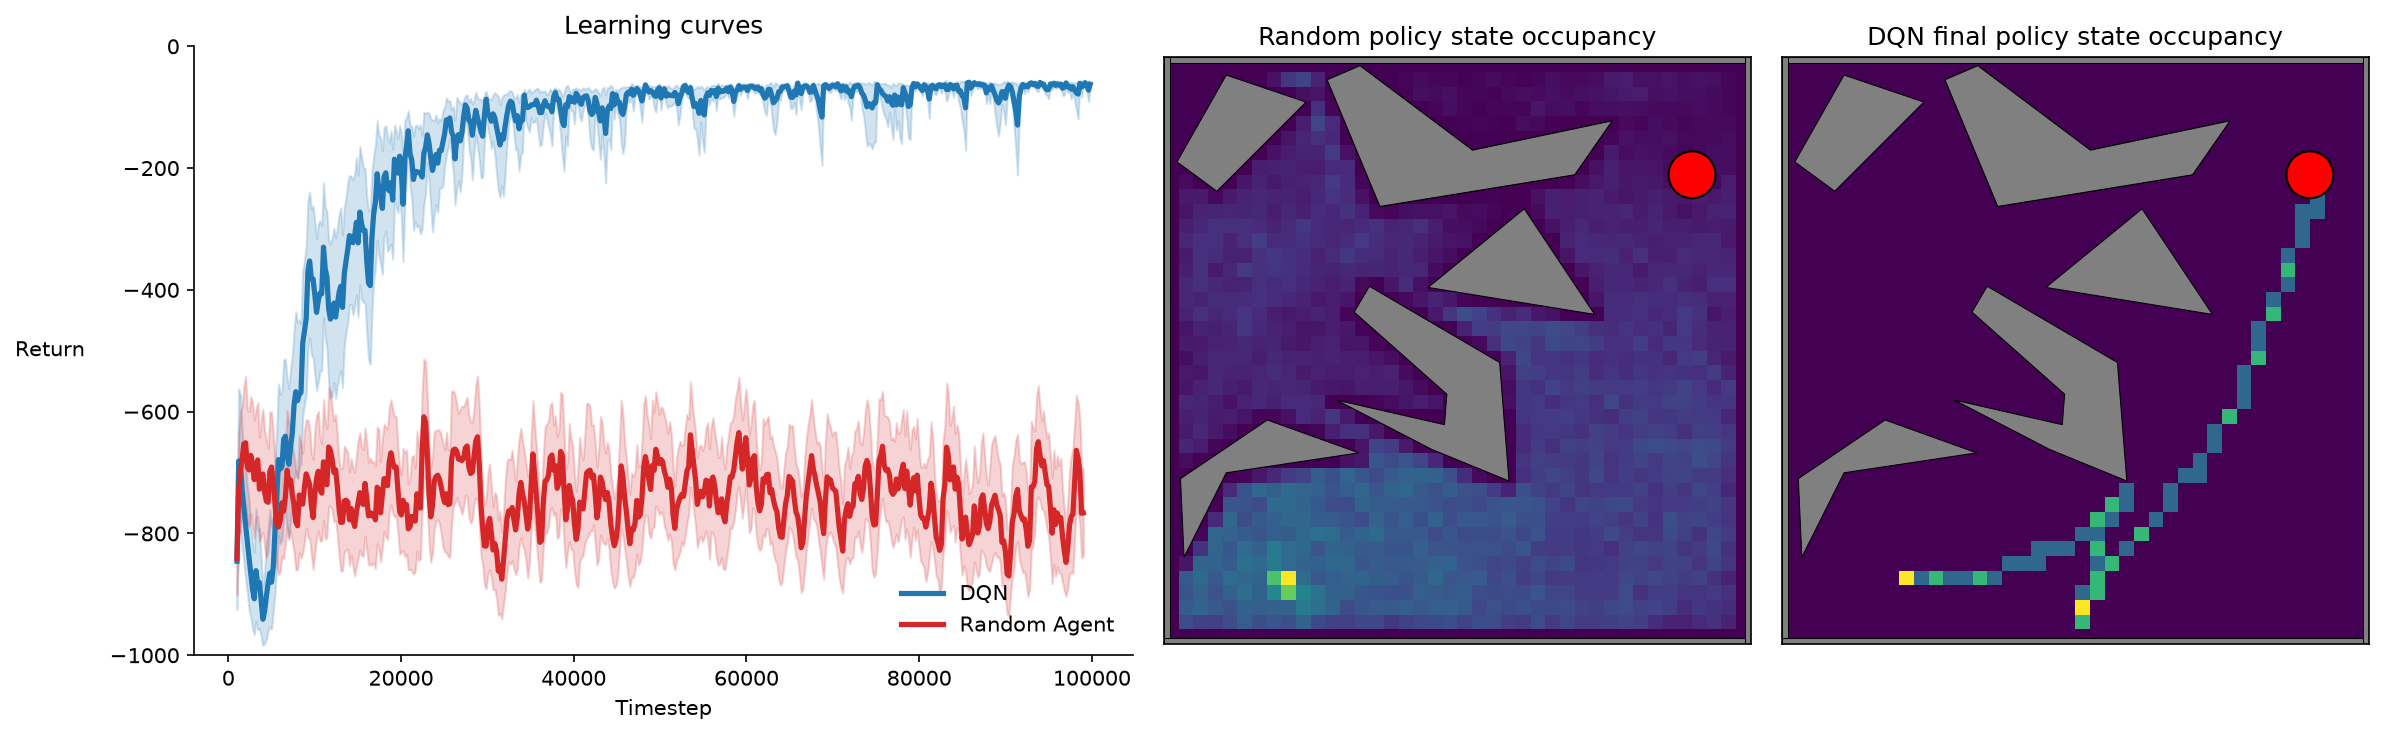

The Python source for this figure:
"""Standalone benchmark: DQN vs. a uniform-random agent on Pinball ``easy``.

Runs both agents for 30 seeds (each is one ``jax.vmap`` over seeds), then plots
their mean episodic return over time with 95% bootstrap confidence bands.
Separately, evaluates one seed's *final* policy (DQN greedy, no further
learning; random is stationary throughout) for >=100 episodes each, and plots
their state-occupancy heatmaps alongside the learning curves. Writes
``benchmark_dqn.pdf``. A single self-contained file, with no experiment
harness or results database.

Run with::

    uv run --group benchmark python benchmark_dqn.py

Pinball reward is -1 per step, so an episode's return is -(its length): reaching
the goal early scores higher (closer to 0); an episode that hits the 1000-step
cutoff scores -1000.
"""

from __future__ import annotations

import time
from functools import partial
from typing import NamedTuple

import jax
import jax.numpy as jnp
import matplotlib.pyplot as plt
import numpy as np
import optax

from pinball_jax import Pinball, PinballParams
from pinball_jax.visualization import HeatmapAnimator, Trajectory

# --- configuration ----------------------------------------------------------

SETTING = "easy"
EPISODE_CUTOFF = 1_000
TOTAL_TIMESTEPS = 100_000
N_SEEDS = 30

# Final-policy occupancy evaluation (separate from the N_SEEDS training run above).
EVAL_EPISODES = 100
EVAL_STEPS = EPISODE_CUTOFF * EVAL_EPISODES  # each episode is capped at EPISODE_CUTOFF, so this is >= EVAL_EPISODES
EVAL_SEED = 0  # which of the N_SEEDS trained DQN agents to evaluate

# DQN hyperparameters (from coresets pinball_1000/large.json).
LR = 0.002
BUFFER_SIZE = 10_000
BATCH_SIZE = 32
LEARNING_STARTS = 1_000
TARGET_REFRESH = 100          # hard target-network copy every N steps
GAMMA = 0.99
EPSILON = 0.1                 # constant epsilon-greedy
HIDDEN_SIZE = 32

env = Pinball(SETTING)
env_params = PinballParams(max_steps_in_episode=EPISODE_CUTOFF)
ACTION_DIM = env.action_space(env_params).n
OBS_DIM = int(np.prod(env.observation_space(env_params).shape))
optimizer = optax.adam(LR)


# --- Q-network (a plain MLP as a list of (W, b) params) ---------------------

def init_mlp(key, sizes):
    params = []
    for fan_in, fan_out in zip(sizes[:-1], sizes[1:]):
        key, k = jax.random.split(key)
        w = jax.random.normal(k, (fan_in, fan_out)) * jnp.sqrt(2.0 / fan_in)  # He init
        params.append((w, jnp.zeros(fan_out)))
    return params


def mlp(params, x):
    """Q-values for a single obs ``(OBS_DIM,)`` or a batch ``(B, OBS_DIM)``."""
    for w, b in params[:-1]:
        x = jax.nn.relu(x @ w + b)
    w, b = params[-1]
    return x @ w + b


# --- uniform replay buffer (fixed-size, in-JAX) -----------------------------

class Buffer(NamedTuple):
    obs: jax.Array
    action: jax.Array
    reward: jax.Array
    next_obs: jax.Array
    terminated: jax.Array
    pos: jax.Array      # number of transitions ever added
    size: jax.Array     # number currently stored (<= BUFFER_SIZE)


def buffer_init():
    z = jnp.zeros((BUFFER_SIZE, OBS_DIM), dtype=jnp.float32)
    return Buffer(
        obs=z, action=jnp.zeros(BUFFER_SIZE, jnp.int32), reward=jnp.zeros(BUFFER_SIZE),
        next_obs=z, terminated=jnp.zeros(BUFFER_SIZE, bool),
        pos=jnp.int32(0), size=jnp.int32(0),
    )


def buffer_add(b, obs, action, reward, next_obs, terminated):
    i = b.pos % BUFFER_SIZE
    return Buffer(
        obs=b.obs.at[i].set(obs), action=b.action.at[i].set(action),
        reward=b.reward.at[i].set(reward), next_obs=b.next_obs.at[i].set(next_obs),
        terminated=b.terminated.at[i].set(terminated),
        pos=b.pos + 1, size=jnp.minimum(b.size + 1, BUFFER_SIZE),
    )


def buffer_sample(b, key):
    idx = jax.random.randint(key, (BATCH_SIZE,), 0, b.size)
    return b.obs[idx], b.action[idx], b.reward[idx], b.next_obs[idx], b.terminated[idx]


# --- one agent-environment interaction, per seed ----------------------------
# Each returns per-timestep metrics {reward, terminated, truncated}; vmapping
# over the rng key runs N_SEEDS of them at once.

def _reset(key):
    return env.reset(key, env_params)


def _step_env(key, state, action):
    return env.step(key, state, action, env_params)


def random_train(rng):
    rng, k = jax.random.split(rng)
    obs, state = _reset(k)

    def step(carry, _):
        state, obs, rng = carry
        rng, k_a, k_step, k_reset = jax.random.split(rng, 4)
        action = jax.random.randint(k_a, (), 0, ACTION_DIM, dtype=jnp.int32)
        next_obs, next_state, reward, term, trunc, _ = _step_env(k_step, state, action)
        done = term | trunc
        r_obs, r_state = _reset(k_reset)
        next_obs = jnp.where(done, r_obs, next_obs)
        next_state = jax.tree.map(lambda a, b: jnp.where(done, a, b), r_state, next_state)
        return (next_state, next_obs, rng), {"reward": reward, "terminated": term, "truncated": trunc}

    _, metrics = jax.lax.scan(step, (state, obs, rng), jnp.arange(TOTAL_TIMESTEPS))
    return metrics


def dqn_train(rng):
    rng, k_init, k_reset = jax.random.split(rng, 3)
    params = init_mlp(k_init, [OBS_DIM, HIDDEN_SIZE, HIDDEN_SIZE, ACTION_DIM])
    target = params
    opt_state = optimizer.init(params)
    buffer = buffer_init()
    obs, state = _reset(k_reset)

    def step(carry, t):
        params, target, opt_state, buffer, state, obs, rng = carry
        rng, k_a, k_expl, k_step, k_reset, k_sample = jax.random.split(rng, 6)

        greedy = jnp.argmax(mlp(params, obs)).astype(jnp.int32)
        rand_a = jax.random.randint(k_a, (), 0, ACTION_DIM, dtype=jnp.int32)
        action = jnp.where(jax.random.uniform(k_expl) < EPSILON, rand_a, greedy)

        next_obs, next_state, reward, term, trunc, _ = _step_env(k_step, state, action)
        buffer = buffer_add(buffer, obs, action, reward, next_obs, term)

        done = term | trunc
        r_obs, r_state = _reset(k_reset)
        next_obs = jnp.where(done, r_obs, next_obs)
        next_state = jax.tree.map(lambda a, b: jnp.where(done, a, b), r_state, next_state)

        def do_train(params, opt_state):
            b_obs, b_a, b_r, b_nobs, b_term = buffer_sample(buffer, k_sample)

            def loss_fn(p):
                q_a = jnp.take_along_axis(mlp(p, b_obs), b_a[:, None], axis=-1).squeeze(-1)
                target_q = b_r + GAMMA * jnp.max(mlp(target, b_nobs), axis=-1) * (1.0 - b_term)
                return jnp.mean((q_a - jax.lax.stop_gradient(target_q)) ** 2)

            loss, grads = jax.value_and_grad(loss_fn)(params)
            updates, opt_state = optimizer.update(grads, opt_state)
            return optax.apply_updates(params, updates), opt_state, loss

        can_train = (t >= LEARNING_STARTS) & (buffer.size >= BATCH_SIZE)
        params, opt_state, _ = jax.lax.cond(
            can_train, do_train, lambda p, o: (p, o, jnp.float32(0.0)), params, opt_state
        )
        target = jax.lax.cond(t % TARGET_REFRESH == 0, lambda: params, lambda: target)

        carry = (params, target, opt_state, buffer, next_state, next_obs, rng)
        return carry, {"reward": reward, "terminated": term, "truncated": trunc}

    carry0 = (params, target, opt_state, buffer, state, obs, rng)
    final_carry, metrics = jax.lax.scan(step, carry0, jnp.arange(TOTAL_TIMESTEPS))
    final_params = final_carry[0]
    return metrics, final_params


def run(train_fn):
    """Vmap-and-jit `train_fn` across N_SEEDS seeds; returns its raw (device) output."""
    keys = jax.vmap(jax.random.key)(jnp.arange(N_SEEDS))
    return jax.jit(jax.vmap(train_fn))(keys)


# --- final-policy state-occupancy evaluation ---------------------------------
# A single seed's *final* policy (no further learning), run long enough for
# EVAL_EPISODES to complete, recording every visited (x, y) for a heatmap.
#
# This uses a plain `lax.scan` rather than `pinball_jax.visualization`'s
# `TransitionRecorder`: EVAL_STEPS is fixed and large (~1e5), so stacking the
# scan's outputs is far cheaper than one `io_callback` round-trip per step.


def eval_state_trajectory(policy_fn, key, n_steps=EVAL_STEPS) -> Trajectory:
    """Auto-resetting rollout of `policy_fn` for `n_steps`, as a state-occupancy `Trajectory`."""

    @jax.jit
    def rollout(key):
        key, k_reset = jax.random.split(key)
        obs0, state0 = _reset(k_reset)

        def step(carry, _):
            state, obs, key = carry
            key, k_a, k_step, k_reset = jax.random.split(key, 4)
            action = policy_fn(k_a, obs)
            next_obs, next_state, _, term, trunc, _ = _step_env(k_step, state, action)
            done = term | trunc
            r_obs, r_state = _reset(k_reset)
            out_obs = jnp.where(done, r_obs, next_obs)
            out_state = jax.tree.map(lambda a, b: jnp.where(done, a, b), r_state, next_state)
            return (out_state, out_obs, key), next_obs

        _, obs_seq = jax.lax.scan(step, (state0, obs0, key), None, length=n_steps)
        return obs_seq

    obs_seq = np.asarray(rollout(key))
    terminated = np.zeros(len(obs_seq), dtype=bool)  # unused by occupancy_histogram/HeatmapAnimator
    return Trajectory(x=obs_seq[:, 0], y=obs_seq[:, 1], xdot=obs_seq[:, 2], ydot=obs_seq[:, 3], terminated=terminated)


# --- return-over-time analysis (episodic return; no smoothing) --------------

GRID = np.linspace(0, TOTAL_TIMESTEPS, 500)


def episode_returns(reward, terminated, truncated):
    """(end_timestep, return) for each completed episode in one run."""
    done = (terminated + truncated) > 0
    ends = np.flatnonzero(done)
    if ends.size == 0:
        return np.array([]), np.array([])
    cumr = np.cumsum(np.asarray(reward, dtype=float))
    prev = np.concatenate(([0.0], cumr[ends[:-1]]))
    return ends, cumr[ends] - prev


def seed_grids(metrics):
    """[N_SEEDS, len(GRID)] of each seed's return interpolated onto GRID (NaN outside)."""
    grids = []
    for i in range(N_SEEDS):
        ends, rets = episode_returns(metrics["reward"][i], metrics["terminated"][i], metrics["truncated"][i])
        grids.append(np.interp(GRID, ends, rets, left=np.nan, right=np.nan) if ends.size
                     else np.full(GRID.shape, np.nan))
    return np.vstack(grids)


def bootstrap_mean_ci(stack, n_boot=10_000, lo=2.5, hi=97.5, seed=0):
    """Mean and percentile-bootstrap CI over seeds, where all seeds are present."""
    n, m = stack.shape
    valid = (~np.isnan(stack)).sum(axis=0) == n
    mean = np.full(m, np.nan)
    ci_lo = np.full(m, np.nan)
    ci_hi = np.full(m, np.nan)
    sub = stack[:, valid]
    mean[valid] = sub.mean(axis=0)
    rng = np.random.default_rng(seed)
    boot = np.empty((n_boot, sub.shape[1]))
    for s in range(0, n_boot, 1000):                       # chunked to bound memory
        e = min(s + 1000, n_boot)
        boot[s:e] = sub[rng.integers(0, n, size=(e - s, n))].mean(axis=1)
    ci_lo[valid], ci_hi[valid] = np.percentile(boot, [lo, hi], axis=0)
    return mean, ci_lo, ci_hi


def make_plot(dqn_metrics, random_metrics, random_traj, dqn_traj, path):
    """1x3 figure: learning curves, then each policy's final-policy occupancy heatmap."""
    fig, axes = plt.subplots(1, 3, figsize=(16, 5), gridspec_kw={"width_ratios": [1.6, 1, 1]})

    curve_ax = axes[0]
    for label, color, metrics in [("DQN", "tab:blue", dqn_metrics),
                                  ("Random Agent", "tab:red", random_metrics)]:
        mean, ci_lo, ci_hi = bootstrap_mean_ci(seed_grids(metrics), n_boot=10_000)
        m = ~np.isnan(mean)
        curve_ax.fill_between(GRID[m], ci_lo[m], ci_hi[m], color=color, alpha=0.2)  # light matched band
        curve_ax.plot(GRID[m], mean[m], lw=2.5, color=color, label=label)          # thick mean

    curve_ax.set_title("Learning curves")
    curve_ax.set_xlabel("Timestep")
    curve_ax.set_ylabel("Return", rotation=0, ha="right", va="center", labelpad=12)
    curve_ax.set_ylim(-1000, 0)
    curve_ax.grid(False)
    curve_ax.spines["top"].set_visible(False)
    curve_ax.spines["right"].set_visible(False)
    curve_ax.legend(loc="lower right", frameon=False)

    for ax, traj, title in [
        (axes[1], random_traj, "Random policy state occupancy"),
        (axes[2], dqn_traj, "DQN final policy state occupancy"),
    ]:
        animator = HeatmapAnimator(ax, env, traj, bins=40)
        animator.update(len(traj.x) - 1)  # no ticks/labels: HeatmapAnimator styles the axes itself
        ax.set_title(title)

    fig.tight_layout()
    for p in (path, path.replace(".pdf", ".png")):   # PDF (vector) + PNG (renders on GitHub)
        fig.savefig(p, bbox_inches="tight", dpi=150)
        print(f"saved {p}")


def main():
    t = time.perf_counter()
    dqn_metrics, dqn_final_params = run(dqn_train)
    dqn_metrics = {k: np.asarray(v) for k, v in dqn_metrics.items()}
    print(f"DQN: {N_SEEDS} seeds x {TOTAL_TIMESTEPS} steps in {time.perf_counter() - t:.1f}s")

    t = time.perf_counter()
    random_metrics = {k: np.asarray(v) for k, v in run(random_train).items()}
    print(f"random: {N_SEEDS} seeds x {TOTAL_TIMESTEPS} steps in {time.perf_counter() - t:.1f}s")

    t = time.perf_counter()
    random_policy = lambda key, obs: jax.random.randint(key, (), 0, ACTION_DIM, dtype=jnp.int32)
    random_traj = eval_state_trajectory(random_policy, jax.random.key(EVAL_SEED))

    seed_params = jax.tree.map(lambda a: a[EVAL_SEED], dqn_final_params)
    dqn_policy = lambda key, obs: jnp.argmax(mlp(seed_params, obs)).astype(jnp.int32)
    dqn_traj = eval_state_trajectory(dqn_policy, jax.random.key(EVAL_SEED))
    print(f"occupancy eval: 2 x {EVAL_STEPS} steps (>= {EVAL_EPISODES} episodes each) in {time.perf_counter() - t:.1f}s")

    make_plot(dqn_metrics, random_metrics, random_traj, dqn_traj, "benchmark_dqn.pdf")


if __name__ == "__main__":
    main()
